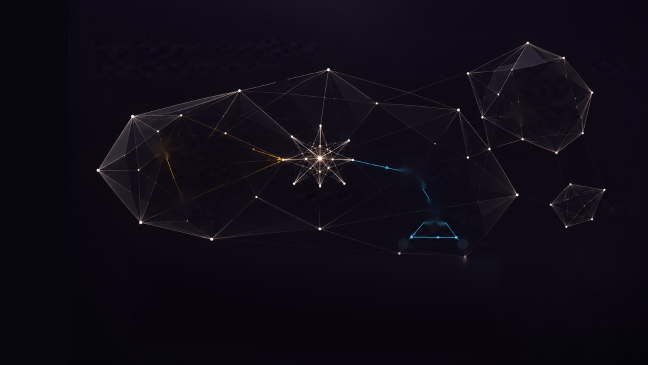
#> input picture clients/v2-prototype/art/desktop-now-base.webp, 1296 x 729 px (shown at 1/2 size); the run also reads 1 picture not shown here
$ python v2_core_calibrate.py
#> lines starting #> are read from the running program, lines starting #| are printed output that depends on the picture; after the words box and inside, x2 and y2 are one past the last pixel; in counts of white or black regions, pixels touching at a corner belong together
"""Re-balance the desktop core layer so Chromium composites it back to the original base art exactly.
Chromium premultiplies and truncates the RGBA core layer, so the plain composite of the two layers comes out about one level
darker than art/desktop-now-base.webp across the whole cut disc, which shows as a faint ring at its edge. This renders the two
layers at 1:1 in Chromium, compares with the original and nudges the nocore base (where the core layer is mostly transparent)
or the core colour (where it is mostly opaque) by the measured error, a few rounds, writing both files back lossless.
  py -I tools/v2_core_calibrate.py [art directory]        (default clients/v2-prototype/art)
Needs the original art/desktop-now-base.webp next to the two layers."""
import io
import os
import sys

import numpy as np
from PIL import Image
from playwright.sync_api import sync_playwright

ART = sys.argv[1] if len(sys.argv) > 1 else os.path.join(os.path.dirname(__file__), '..', 'clients', 'v2-prototype', 'art')
rd = lambda n: Image.open(os.path.join(ART, n))
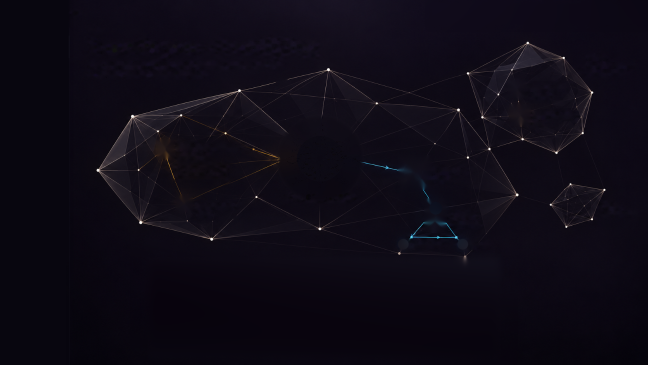
#> input picture clients/v2-prototype/art/desktop-now-base-nocore.webp, 1296 x 729 px (shown at 1/2 size)
base = np.asarray(rd('desktop-now-base.webp').convert('RGB')).astype(int)
nc = np.asarray(rd('desktop-now-base-nocore.webp').convert('RGB')).astype(int)
core = np.asarray(rd('desktop-now-core.webp').convert('RGBA')).astype(int)
alpha = core[..., 3:] / 255
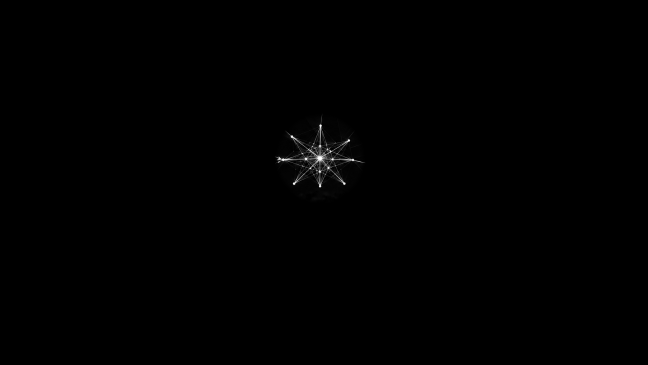
#> alpha: shape (729, 1296, 1) float64 (shown at 1/2 size); min 0, max 1, mean 0.00221
zone = (core[..., 3] > 0)[..., None] & np.ones(3, bool)
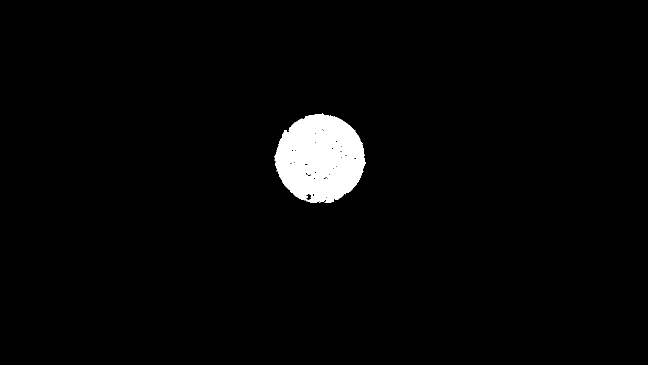
#> zone: shape (729, 1296, 3) bool (shown at 1/2 size); 2.5% white; 3 white regions (2 under 20 px), largest, box (x1, y1, x2, y2) and area: (549, 226, 732, 406) 23833


def enc(im, mode):
    b = io.BytesIO()
    Image.fromarray(im.astype('uint8'), mode).save(b, 'WEBP', lossless=True, quality=100, method=6, exact=True)
    return b.getvalue()


#> (the run stopped early here; a loop or call above may not have finished)
